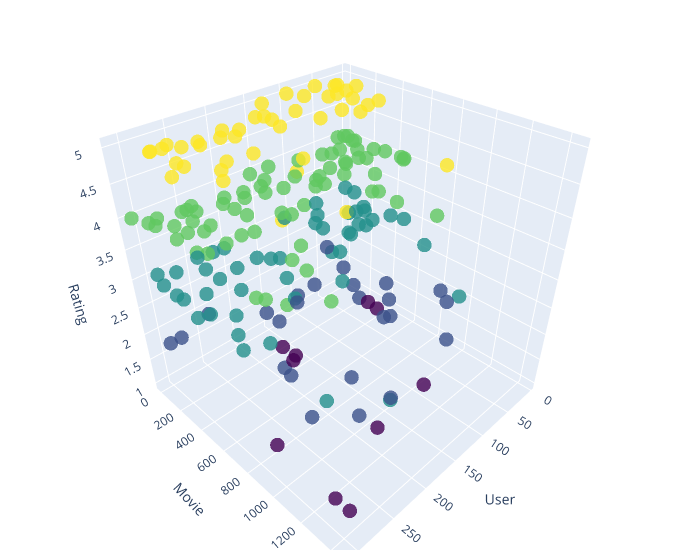

Notebook source saved alongside this figure:
### Code cell
data = pd.read_csv('ml-100k/u.data', sep = '\t', names = ['user id', 'item id', 'rating', 'timestamp'])
data.drop('timestamp', axis = 1, inplace = True)

trace = go.Scatter3d(
    x = data['user id'][:200],  
    y = data['item id'][:200],  
    z = data['rating'][:200],  
    mode='markers',
    marker={
        'size': 5,
        'opacity': 0.8,
        'color' : data['rating'][:200],                
        'colorscale' : 'Viridis'
    }
)

layout = go.Layout(
    margin={'l': 0, 'r': 0, 'b': 0, 't': 0} 
)

df = [trace]

fig = go.Figure(data=df, layout=layout)


fig.update_layout(scene = dict(
                    xaxis_title='User',
                    yaxis_title='Movie',
                    zaxis_title='Rating'),
                    width=700,
                    margin=dict(r=20, b=10, l=10, t=10))

iplot(fig,show_link = True)

### Figure 1 — Plotly figure (JSON) as saved in the notebook; plotly's stock layout.template omitted (floating-point values rounded to 4 significant figures; data arrays with more than 128 entries replaced by an {"elided": "..."} marker saying what was removed)
{"data": [{"marker": {"color": {"elided": "200 int values"}, "colorscale": [[0, "#440154"], [0.1111, "#482878"], [0.2222, "#3e4989"], [0.3333, "#31688e"], [0.4444, "#26828e"], [0.5556, "#1f9e89"], [0.6667, "#35b779"], [0.7778, "#6ece58"], [0.8889, "#b5de2b"], [1, "#fde725"]], "opacity": 0.8, "size": 5}, "mode": "markers", "type": "scatter3d", "x": {"elided": "200 int values"}, "y": {"elided": "200 int values"}, "z": {"elided": "200 int values"}}], "layout": {"margin": {"b": 10, "l": 10, "r": 20, "t": 10}, "scene": {"xaxis": {"title": {"text": "User"}}, "yaxis": {"title": {"text": "Movie"}}, "zaxis": {"title": {"text": "Rating"}}}, "width": 700}}
